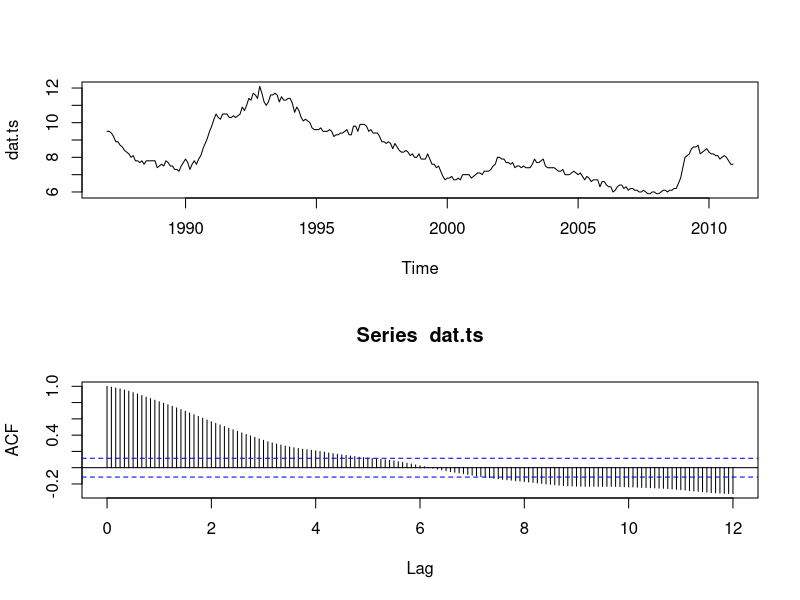
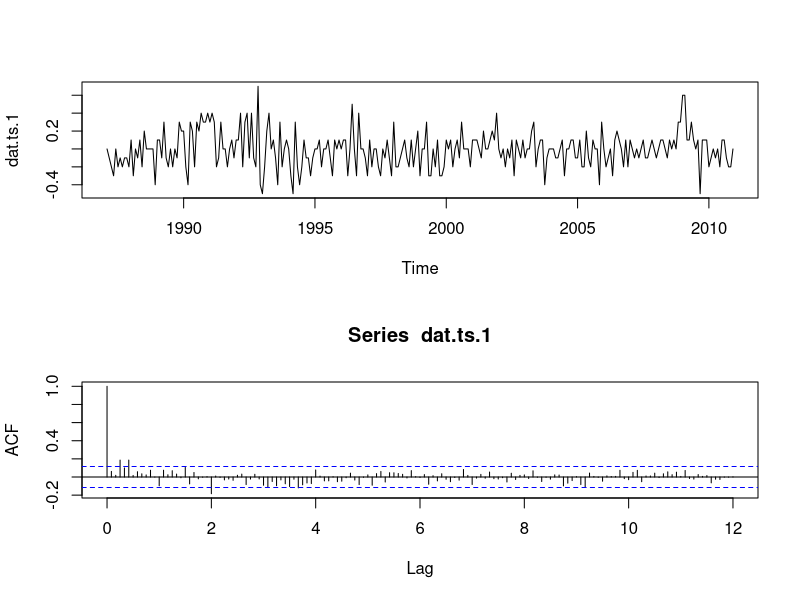
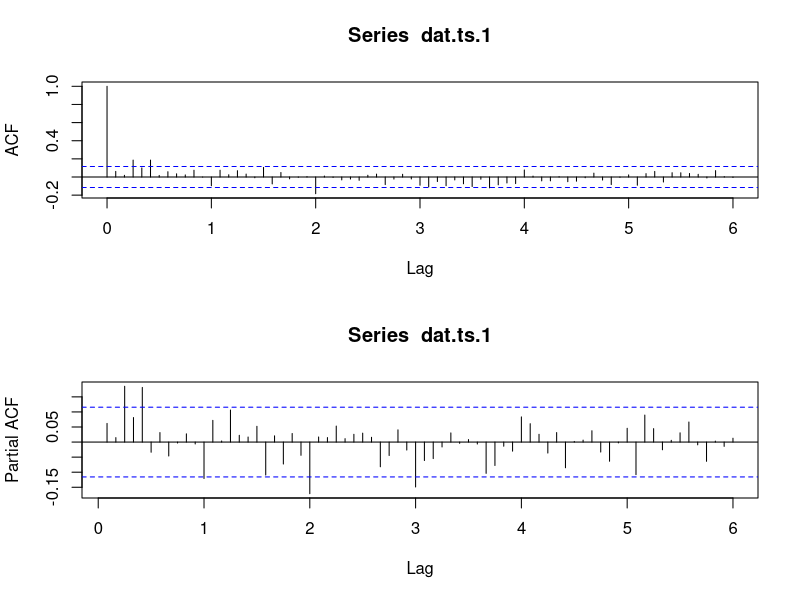

Source code (R) for these figures, in order: (Note: a time limit stopped this script after it produced the figures.)
# Load libraries
library(tseries)
library(forecast)

###################################
# Helper function: get last n characters of string
substrRight <- function(x, n){
    substr(x, nchar(x)-n+1, nchar(x))
}

# Read data
dat <- read.csv("train.csv")
dat$Year <- as.numeric(substrRight(dat$Month, 4))
dat$Month <- rep(1:12, length(dat$Month)/12)
dat.ts <- ts(dat$Unemployment_Rate, c(1987, 1), frequency = 12)
par(mfrow=c(2,1))
plot(dat.ts)
acf(dat.ts, lag.max = 144)
adf.test(dat.ts)

# Difference once
dat.ts.1 <- diff(dat.ts)
plot(dat.ts.1)
acf(dat.ts.1, lag.max = 144)
adf.test(dat.ts.1) #d=1

# D=0
acf(dat.ts.1, lag.max = 72) # q<=5, Q<=2
pacf(dat.ts.1, lag.max = 72) # p<=5, P<=3

# Build biggest model
m0 <- arima(dat.ts, c(1,1,3), list(order=c(4,0,5), period=12))
summary(m0)

# Forecasting
test <- dat <- read.csv("test.csv")
test$Year <- as.numeric(substrRight(test$Month, 4))
test$Month <- rep(1:12, length(test$Month)/12)
test.ts <- ts(test$Unemployment_Rate, c(2011, 1), frequency = 12)

f <- forecast(m0, h=24, level=0.95)
l <- ts(f$lower, start = c(2011, 1), frequency = 12)  #95% PI LL
h <- ts(f$upper, start = c(2011, 1), frequency = 12) #95% PI UL
pred <- f$mean #predictions
par(mfrow=c(1,1))
plot(dat.ts, xlim=c(1987,2013))
abline(v = 2011, lwd = 2, col = "black")
points(pred, type = "l", col = "blue")
points(l, type = "l", col = "red")
points(h, type = "l", col = "red")
points(f$fitted, type="l", col = "green")
points(test.ts, type="l", col = "pink")
legend("topleft", legend = c("Observed", "Fitted", "Predicted", "95% PI", "Actual"), lty = 1, col = c("black", "green", "blue", "red", "pink"), cex = 1)
